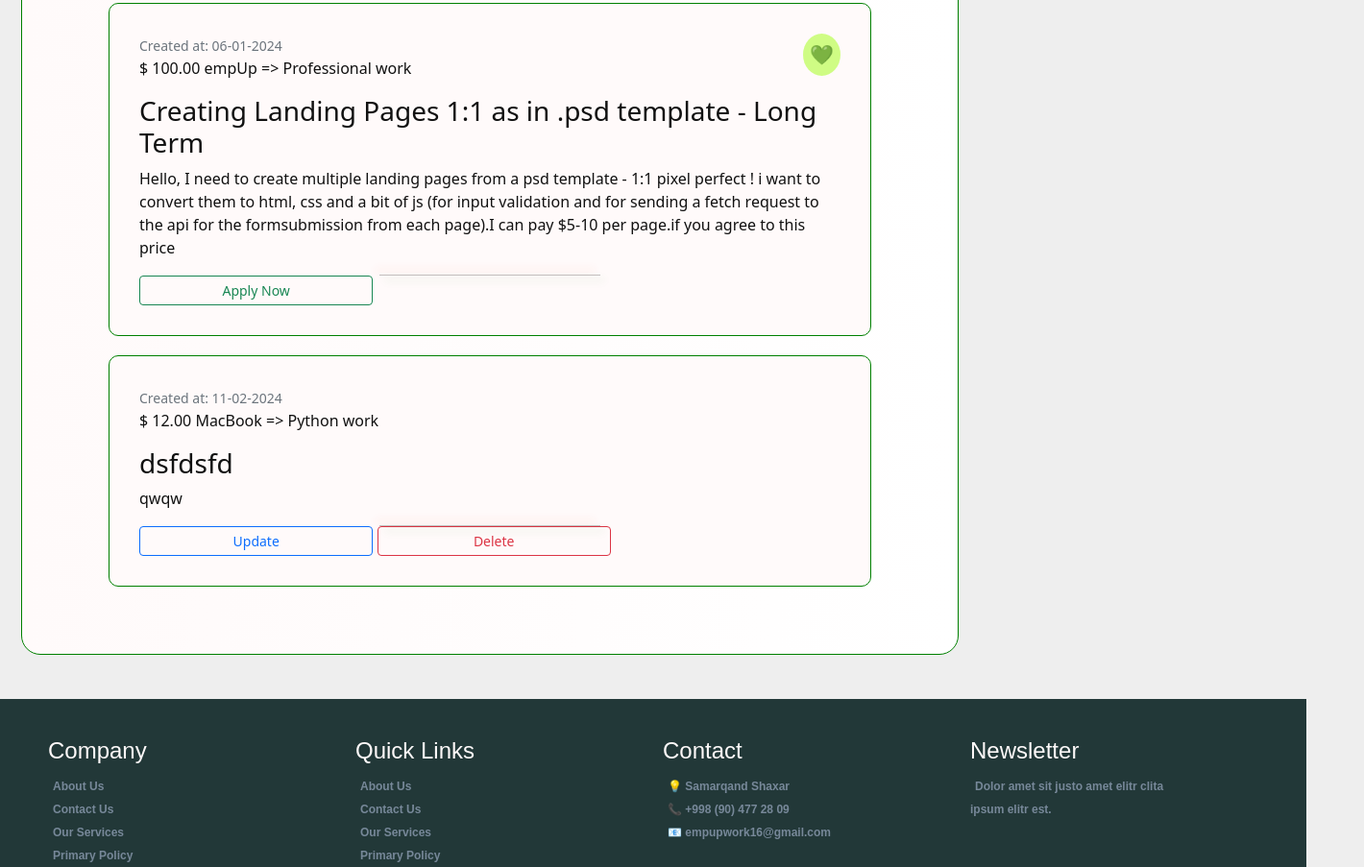
Page /jobs/ (signed in, middle part) on the earlier database version.
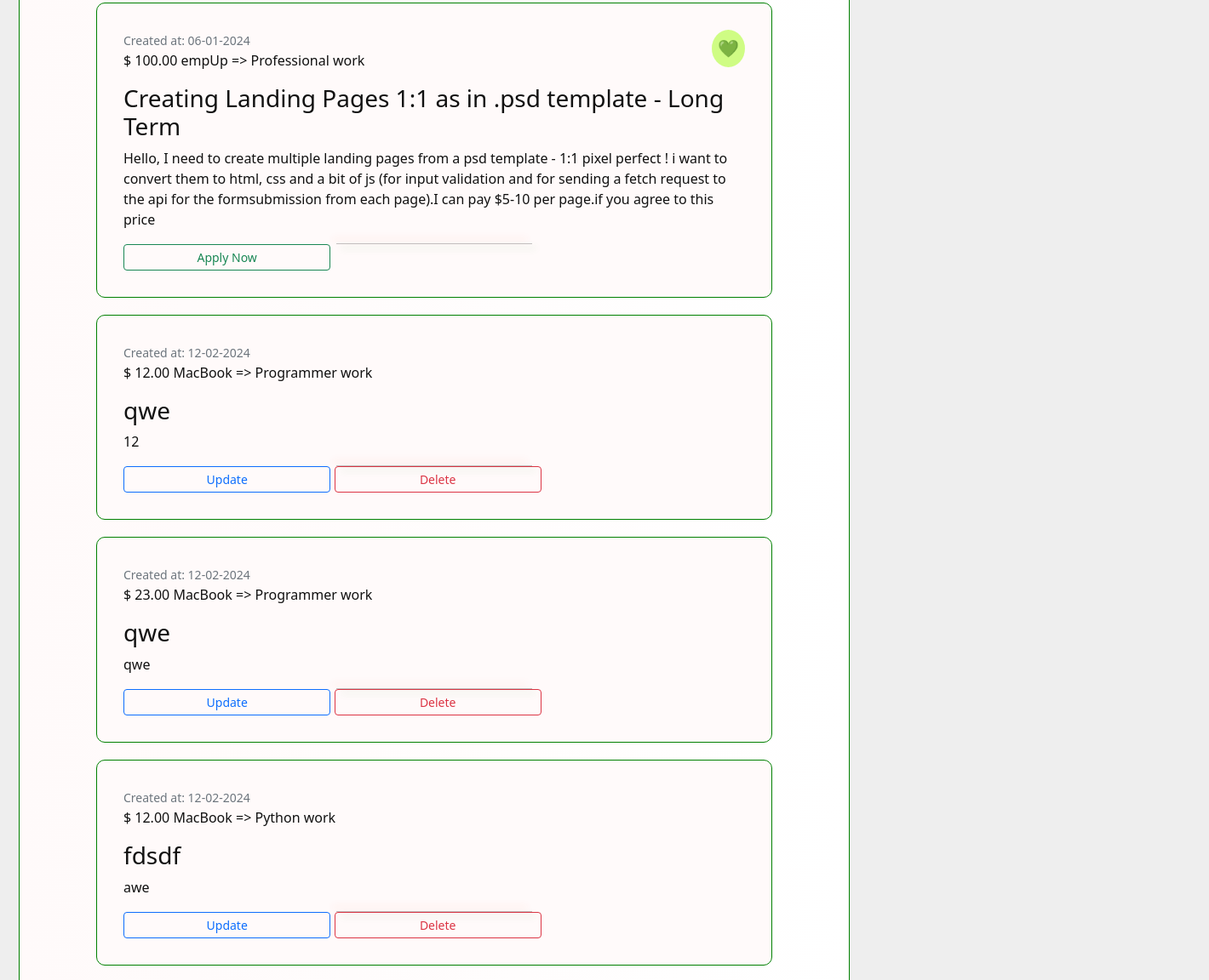
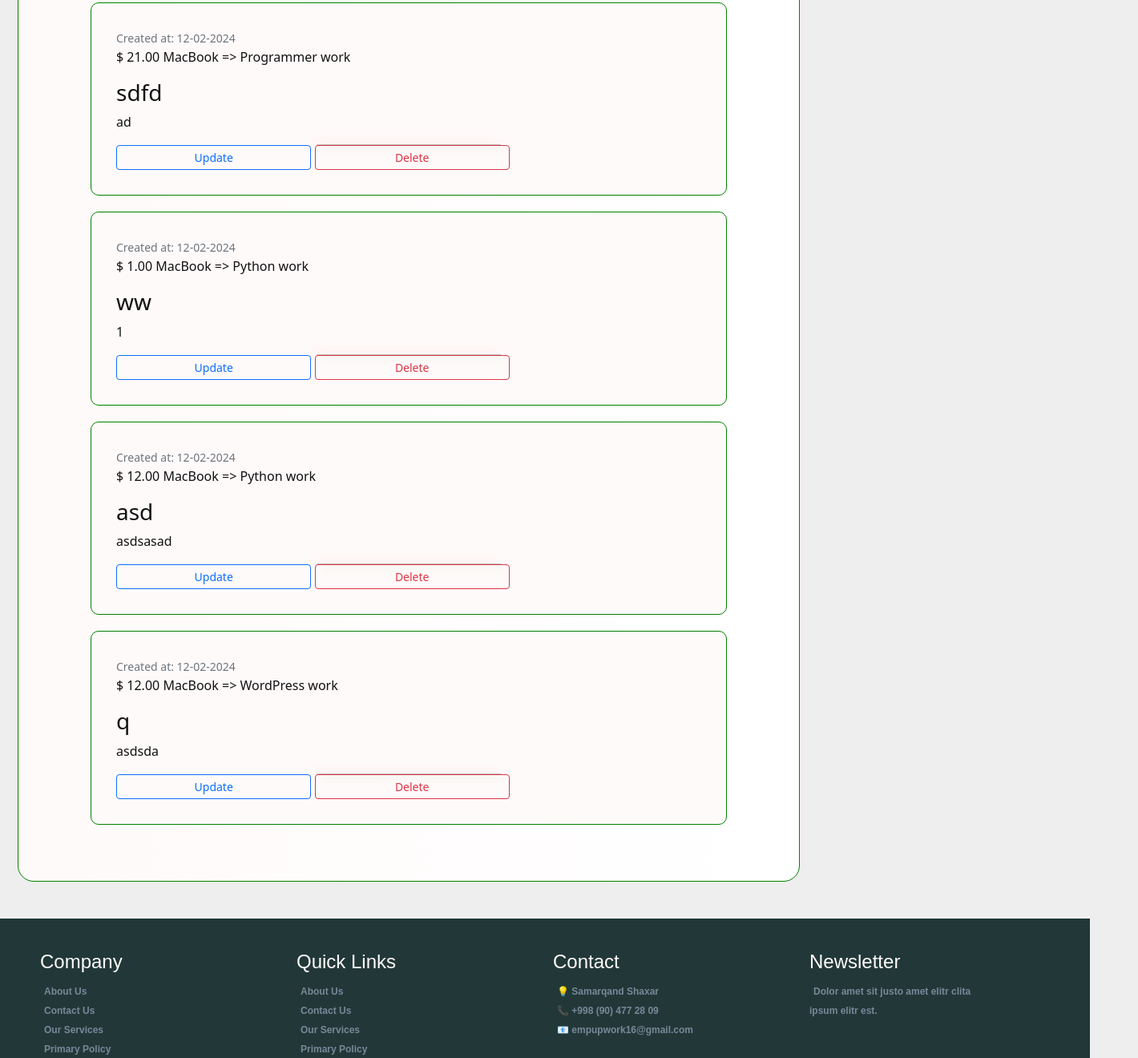
Same page on the later database version (2 pictures, top to bottom).
### books/models.py (models this page shows, shortened)
class Books(models.Model):
    title: str = models.CharField(max_length=100)
    description: str = models.TextField(max_length=500)
    author: User = models.ForeignKey(User, on_delete=models.SET_NULL,
                                     null=True, blank=True)
    genre: str = models.CharField(max_length=25)
    is_available: bool = models.BooleanField(default=True)
    price: float = models.DecimalField(max_digits=5, decimal_places=2)
    created: datetime = models.DateTimeField(auto_now_add=True)
    image = models.ImageField(
        default='books/book_default_img.png', upload_to="books")
    objects = models.Manager()  # default
    c_objects = BooksManager()  # custom manager

### books/views.py (the view)
# urls.py: path("", WorksListView.as_view(), name="books_view"),
class WorksListView(ListView):
    modal = Books
    template_name = 'jobs.html'
    def get_queryset(self):
        return Books.objects.all()

### books/templates/jobs.html (shortened to what this page needs)
{% extends 'base.html' %}
{% load static %}
{% load django_bootstrap5 %}
{% block content %}
  <br />
  <br /><br />
  <div class="leftss">
    <div class="ch_1">
      <br />
      <div class="container-fluid">
        <div class="all-books">
          <br><br>
          {% if object_list %}
            {% for book in object_list %}
              <div class="book">
                <div class="book-header">
                  <small class="text-secondary">Created at: {{ book.created|date:'d-m-Y' }}
                  </small>
                  {% if book.author.id == request.user.id %}
                  {% else %}
                  <span class="save">
                      <a href="{% url 'add_to_wishlist' book.id %}">
                          {% if is_saved %}
                              🖤
                          {% else %}
                              💚
                          {% endif %}
                      </a>
                  </span>
              {% endif %}
                  <p class="book-cost">$ {{ book.price }} {{ book.author }} => {{ book.genre }} work</p>
                </div>
                <h3>{{ book.title }}</h3>
                <p>{{ book.description }}</p>
                  <div class="book-footer">
                    <hr />
                    {% if book.author.id == request.user.id %}
                      <a href="{% url 'update_book' book.id %}" class="btn btn-sm col-sm-4 btn-outline-primary">Update</a>
                      <a href="{% url 'delete_book' book.id %}" class="btn btn-sm col-sm-4 btn-outline-danger">Delete</a>
                    {% else %}
                      <a href="{% url 'book_details' book.id %}" class="btn btn-sm col-sm-4 btn-outline-success">Apply Now</a>
                    {% endif %}
                  </div>
              </div>
            {% endfor %}
          {% else %}
            <p>No jobs found</p>
          {% endif %}
        </div>
      </div>
    </div>
  </div>
{% endblock %}

### templates/base.html (shortened to what this page needs)
{% load static %}
{% load django_bootstrap5 %}
<!DOCTYPE html>
<html lang="en">
  <head>
    {% bootstrap_css %}
    <link rel="stylesheet" type="text/css" href="{% static 'css/base.css' %}" />
    <link rel="stylesheet" type="text/css" href="{% static 'css/navbar.css' %}" />
  </head>
  <body>
    {% if user.is_authenticated %}
      <main id="logged-in-menu">
        <div>
        </div>
        <div>
          {% block content %}
          {% endblock %}
        </div>
      </main>
    {% endif %}
    <div class="end">
      <div class="ch-end">
        <div class="company">
          <h4>Company</h4>
          <b>About Us</b><br>
          <b>Contact Us</b><br>
          <b>Our Services</b><br>
          <b>Primary Policy</b><br>
        </div>
        <div class="quick-links">
          <h4>Quick Links</h4>
          <b>About Us</b><br>
          <b>Contact Us</b><br>
          <b>Our Services</b><br>
          <b>Primary Policy</b><br>
        </div>
        <div class="contact">
          <h4>Contact</h4>
          <b>💡 Samarqand Shaxar</b><br>
          <b>📞 +998 (90) 477 28 09</b><br>
          <b>📧 empupwork16@gmail.com</b>
        </div>
        <div class="newsletter">
          <h4>Newsletter</h4>
          <b>Dolor amet sit justo amet elitr clita ipsum elitr est.</b>
        </div>
      </div>
    </div>
  </body>
</html>

### static/css/base.css (style rules this page uses)
* { padding: 0; margin: 0; box-sizing: border-box; transition: 0.2s ease-out; }
body { background-color: #eee; color: #111; }
main#logged-in-menu { min-height: 100vh; display: grid; grid-template-columns: 50px 1fr; gap: 10px; background-color: #eee; }
main#logged-in-menu > div { position: relative; }
main#logged-in-menu > div:first-child { border-radius: 0 10px 10px 0; }
main#logged-in-menu > div:last-child { padding: 10px; }
.end { background-color: rgb(34, 56, 56); margin: 10px -50px; width: 1410px; }
.end .ch-end { display: grid; grid-template-columns: repeat(5, 320px); }
.end div { margin: 40px 50px; }
.end b, h4, p { cursor: pointer; }
.end h4 { color: snow; font-family: 'Lucida Sans', 'Lucida Sans Regular', 'Lucida Grande', 'Lucida Sans Unicode', Geneva, Verdana, sans-serif; }
.end b { text-decoration: none; color: lightslategray; font-family: 'Lucida Sans', 'Lucida Sans Regular', 'Lucida Grande', 'Lucida Sans Unicode', Geneva, Verdana, sans-serif; font-size: 12px; margin: 50px 5px; }
* { margin: 0; padding: 0; box-sizing: border-box; transition: 0.3s; }

### static/css/navbar.css (style rules this page uses)
* { margin: 0; padding: 0; box-sizing: border-box; transition: 0.3s; }

### books/templates/jobs.html (style rules this page uses)
.all-books { background-image: linear-gradient(to right, snow, white); border-radius: 0 20px 20px 20px; margin: -14px 0px; padding: 50px; border: 1px solid green; }
.book { border-radius: 10px; padding: 31px; background-image: linear-gradient(to right, snow, snow); border: 1px solid green; margin: 20px 40px; }
.book hr { background-color: green; }
.leftss { display: grid; grid-template-columns: repeat(3, 1fr); gap: 10px; }
.leftss .ch_1 { width: 1000px; margin: 10px -60px; }
.ch_2 h1, a { font-family: Georgia, 'Times New Roman', Times, serif; font-size: 20px; }
hr { width: 230px; box-shadow: 5px 5px 8px green, -5px -5px 8px orangered; margin: 0 auto; }
.save { float: right; background-color: rgba(172, 255, 47, 0.575); padding: 7px; border-radius: 50%; }
.save a { text-decoration: none; }

Differences in the rows shown:
removed Books: created "11-02-2024", price "12.00", author "MacBook", genre "Python", title "dsfdsfd", description "qwqw", shows "Update"
added Books: created "12-02-2024", price "12.00", author "MacBook", genre "Programmer", title "qwe", description "12", shows "Update"
added Books: created "12-02-2024", price "23.00", author "MacBook", genre "Programmer", title "qwe", description "qwe", shows "Update"
added Books: created "12-02-2024", price "12.00", author "MacBook", genre "Python", title "fdsdf", description "awe", shows "Update"
added Books: created "12-02-2024", price "21.00", author "MacBook", genre "Programmer", title "sdfd", description "ad", shows "Update"
added Books: created "12-02-2024", price "1.00", author "MacBook", genre "Python", title "ww", description "1", shows "Update"
added Books: created "12-02-2024", price "12.00", author "MacBook", genre "Python", title "asd", description "asdsasad", shows "Update"
added Books: created "12-02-2024", price "12.00", author "MacBook", genre "WordPress", title "q", description "asdsda", shows "Update"
